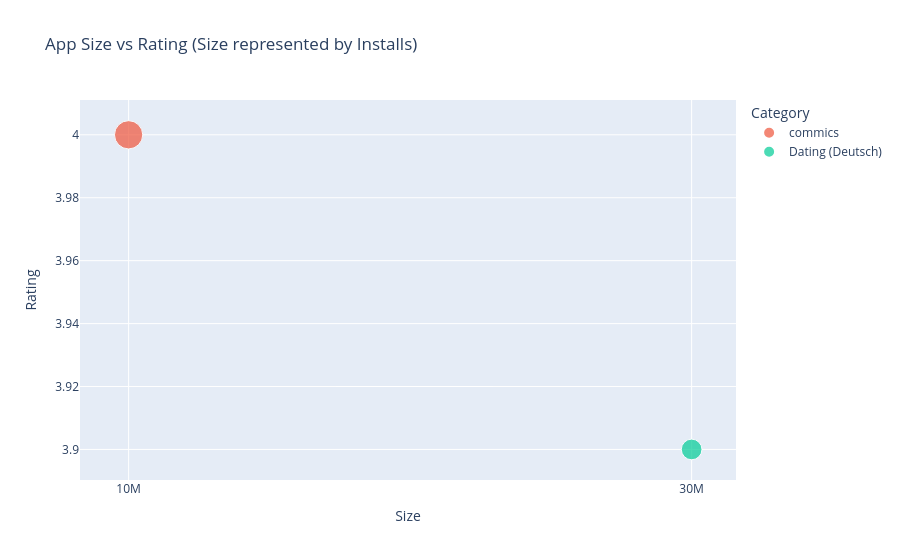

Notebook code cell kept with this figure:
### Code cell
import plotly.express as px
import datetime
import pytz
translation_dict = {
    'Beauty': 'सौंदर्य (Beauty)',
    'business': 'வணிகம் (Business)',
    'Dating': 'Dating (Deutsch)'
}
df_filtered['Category'] = df_filtered['Category'].replace(translation_dict)

IST = pytz.timezone('Asia/Kolkata')
current_time = datetime.datetime.now(IST).time()

start_time = datetime.time(17, 0, 0) 
end_time = datetime.time(19, 0, 0)   

if start_time <= current_time <= end_time:
    print("Time condition matched (5 PM - 7 PM IST). Rendering Bubble Chart...")
    
    # Bubble Chart banana using Plotly Express
    fig = px.scatter(df_filtered, 
                     x="Size", 
                     y="Rating",
                     size="Installs", 
                     color="Category",
                     hover_name="App",
                     title="App Size vs Rating (Size represented by Installs)",
                     color_discrete_map={'Game': 'pink'}) # Game category ko Pink color dena
    fig.show()
else:
    print(f"Current Time is {current_time.strftime('%H:%M:%S')} IST.")
    print("⚠️ Rules ke mutabik: Yeh graph sirf Shaam 5:00 PM se 7:00 PM IST ke beech hi visible hoga!")
    

    print("\n--- Testing View (Graph for your verification) ---")
    fig = px.scatter(df_filtered, x="Size", y="Rating", size="Installs", color="Category", hover_name="App",
                     color_discrete_map={'Game': 'pink'})
    fig.show()

### Figure 1 — Plotly figure (JSON) as saved in the notebook; plotly's stock layout.template omitted (floating-point values rounded to 4 significant figures)
{"data": [{"hovertemplate": "<b>%{hovertext}</b><br><br>Category=commics<br>Size=%{x}<br>Rating=%{y}<br>Installs=%{marker.size}<extra></extra>", "hovertext": ["Manga Reader"], "legendgroup": "commics", "marker": {"color": "#EF553B", "size": [150000], "sizemode": "area", "sizeref": 375, "symbol": "circle"}, "mode": "markers", "name": "commics", "orientation": "v", "showlegend": true, "type": "scatter", "x": ["10M"], "xaxis": "x", "y": [4.0], "yaxis": "y"}, {"hovertemplate": "<b>%{hovertext}</b><br><br>Category=Dating (Deutsch)<br>Size=%{x}<br>Rating=%{y}<br>Installs=%{marker.size}<extra></extra>", "hovertext": ["Dating Match"], "legendgroup": "Dating (Deutsch)", "marker": {"color": "#00cc96", "size": [80000], "sizemode": "area", "sizeref": 375, "symbol": "circle"}, "mode": "markers", "name": "Dating (Deutsch)", "orientation": "v", "showlegend": true, "type": "scatter", "x": ["30M"], "xaxis": "x", "y": [3.9], "yaxis": "y"}], "layout": {"legend": {"itemsizing": "constant", "title": {"text": "Category"}, "tracegroupgap": 0}, "title": {"text": "App Size vs Rating (Size represented by Installs)"}, "xaxis": {"anchor": "y", "domain": [0, 1], "title": {"text": "Size"}}, "yaxis": {"anchor": "x", "domain": [0, 1], "title": {"text": "Rating"}}}}
